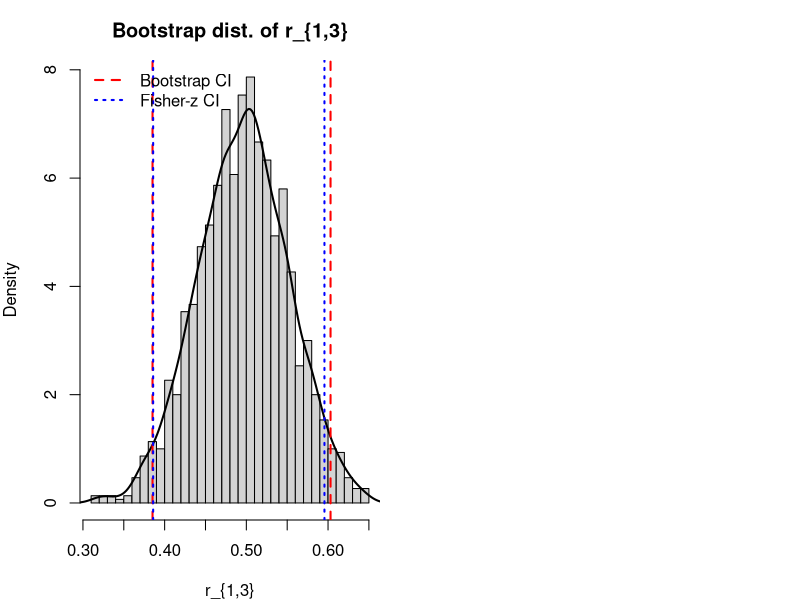

Write R code to recreate this figure.
## ---- chunk 1
## ------------------------------------------------------------
## BOOTSTRAP_CORRELATION_MATRIX_SLICE.R
##
## Bootstrap the full d×d correlation matrix from a dataset,
## then slice-sample the marginal density of a chosen correlation r_{j,k}.
## ------------------------------------------------------------

# Load packages
library(MASS)       # for mvrnorm
library(stats)      # for cor, quantile, density
library(ks)         # for optional kde if needed

set.seed(0)

# --- Data generation (replace with your real data) ---
n <- 200
d <- 5
rho <- 0.7
Sigma <- toeplitz(rho^(0:(d-1)))   # AR(1)-like correlation
X <- MASS::mvrnorm(n = n, mu = rep(0, d), Sigma = Sigma)

# --- Bootstrap correlation matrix ---
B <- 1500
p <- d * (d - 1) / 2
Rvec <- matrix(NA, nrow = B, ncol = p)

inds <- which(upper.tri(diag(d), diag = FALSE))  # indices of upper triangle

for (b in 1:B) {
  idx <- sample(1:n, n, replace = TRUE)
  Xb <- X[idx, ]
  Rb <- cor(Xb)
  Rvec[b, ] <- Rb[inds]
}

# --- Choose a pair (j, k) to study ---
j <- 1
k <- 3
colmap <- matrix(0, nrow = d, ncol = d)
colmap[upper.tri(colmap)] <- 1:p
col <- colmap[j, k]
r_boot <- Rvec[, col]

# --- Compare to Fisher-z interval ---
z <- 0.5 * log((1 + r_boot) / (1 - r_boot))
z_mean <- mean(z)
z_se <- 1 / sqrt(n - 3)
z_ci <- c(z_mean - 1.96 * z_se, z_mean + 1.96 * z_se)
ci_fisher <- (exp(2 * z_ci) - 1) / (exp(2 * z_ci) + 1)

# --- KDE for r in (-1, 1) ---
grid_r <- seq(-0.999, 0.999, length.out = 1000)
dens <- density(r_boot, from = -0.999, to = 0.999, n = 1000)
pdf_fun <- approxfun(dens$x, dens$y, rule = 2)  # interpolate PDF

# --- Define 1D slice sampling function ---
slice1d <- function(logpdf, x0, w, m, nsamp, bounds = c(-1, 1)) {
  samples <- numeric(nsamp)
  x <- x0
  for (i in 1:nsamp) {
    y <- logpdf(x) - rexp(1)  # sample vertical level
    # step out
    L <- x - runif(1) * w
    R <- L + w
    J <- floor(runif(1) * m)
    K <- (m - 1) - J
    while (J > 0 && L > bounds[1] && logpdf(L) > y) {
      L <- L - w; J <- J - 1
    }
    while (K > 0 && R < bounds[2] && logpdf(R) > y) {
      R <- R + w; K <- K - 1
    }
    # shrinkage
    repeat {
      x_new <- runif(1, L, R)
      if (x_new < bounds[1] || x_new > bounds[2]) next
      if (logpdf(x_new) >= y) {
        x <- x_new
        break
      } else {
        if (x_new < x) L <- x_new else R <- x_new
      }
    }
    samples[i] <- x
  }
  return(samples)
}

# --- Slice sampling over r in (-1, 1) ---
Ns <- 5000
burn <- 1000
r0 <- median(r_boot)
logpdf <- function(r) log(pmax(pdf_fun(r), .Machine$double.xmin))
r_samples <- slice1d(logpdf, r0, w = 0.05, m = 50, nsamp = Ns + burn, bounds = c(-0.999, 0.999))
r_slice <- r_samples[(burn + 1):(Ns + burn)]

# --- Intervals ---
ci_boot <- quantile(r_boot, c(0.025, 0.975))
ci_slice <- quantile(r_slice, c(0.025, 0.975))

cat(sprintf("Correlation r_{%d,%d}\n", j, k))
cat(sprintf("Bootstrap percentile CI : [%.3f, %.3f]\n", ci_boot[1], ci_boot[2]))
cat(sprintf("Fisher-z CI (analytic)  : [%.3f, %.3f]\n", ci_fisher[1], ci_fisher[2]))
cat(sprintf("Slice-sampled CI        : [%.3f, %.3f]\n", ci_slice[1], ci_slice[2]))

# --- Plots ---
par(mfrow = c(1, 2), mar = c(4, 4, 3, 1))

# Left: Bootstrap histogram + CIs
hist(r_boot, breaks = 40, freq = FALSE, col = "lightgray",
     main = sprintf("Bootstrap dist. of r_{%d,%d}", j, k),
     xlab = sprintf("r_{%d,%d}", j, k))
lines(dens, lwd = 2)
abline(v = ci_boot, col = "red", lty = 2, lwd = 2)
abline(v = ci_fisher, col = "blue", lty = 3, lwd = 2)
legend("topleft", legend = c("Bootstrap CI", "Fisher-z CI"),
       col = c("red", "blue"), lty = c(2, 3), lwd = 2, bty = "n")
